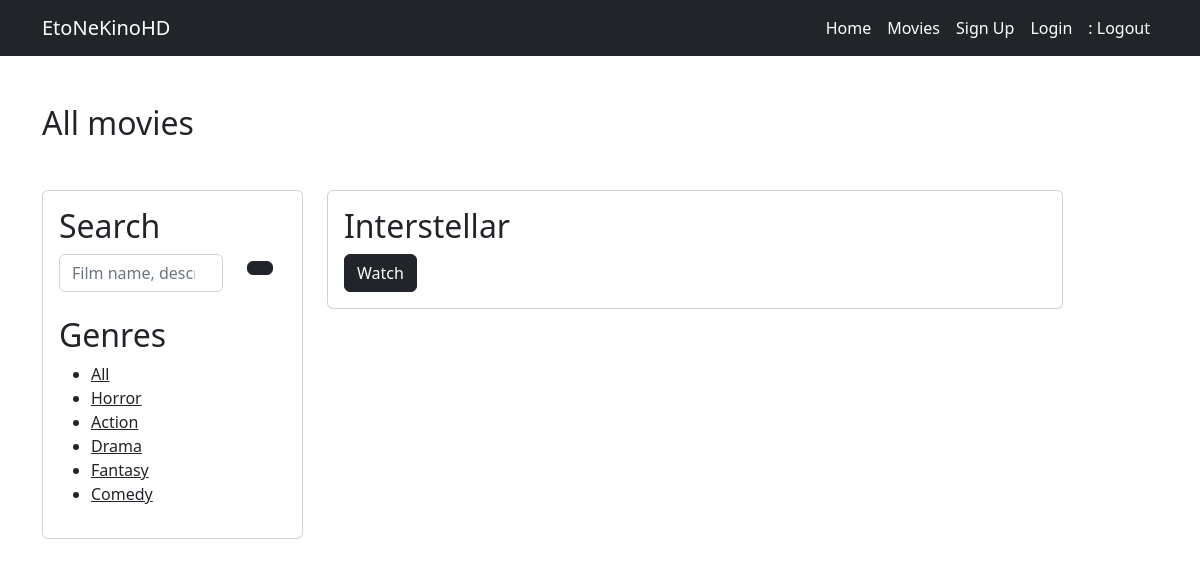
Screenshot of /movies/all/filter/fantasy/ with the database file from the repository.
### kinoApp/models.py (models this page shows, shortened)
class Genre(models.Model):
    genreName = models.CharField("Genre name", max_length=255)
    slug = models.SlugField(unique=True, blank=True, editable=False)

class Movie(models.Model):
    movieName = models.CharField("Movie name", max_length=255)
    genre = models.ForeignKey(Genre, on_delete= models.CASCADE, verbose_name="Genre")
    producer = models.CharField("Producer", max_length=255)
    cover = models.CharField("Link to cover", max_length=500)
    poster = models.CharField("Link to poster", max_length=500)
    year = models.IntegerField("Year")
    rating = models.FloatField("Rating")
    movieLink = models.CharField("Youtube movie link", max_length=500)
    description = models.TextField("Description")
    isTopTen = models.BooleanField("Is Top Ten", default=False, blank=True, null=True)
    isRecommended = models.BooleanField("Is Recommended", default=False, blank=True, null=True)

### kinoApp/views.py (the view)
# urls.py: path('movies/all/', views.allMovies, name='allMovies'),
def allMovies(request, slug=None):
    genre = None
    movies = Movie.objects.all()
    genres = Genre.objects.all()
    searchData = request.GET.get('search')
    if searchData:
        movies = Movie.objects.filter(Q(movieName__icontains=searchData) & Q(description__icontains=searchData))
    else:
        movies = Movie.objects.all()
    if slug:
        genre = get_object_or_404(Genre, slug=slug)
        movies = movies.filter(genre=genre)
    return render(request, 'user/all-movies.html', {
        'movies': movies,
        'genres': genres,
        'genre': genre
    })

### kinoApp/templates/user/all-movies.html (shortened to what this page needs)
{% extends '../base.html' %}
{% block content %}
<div class="top-ten">
    <div class="container">
        <h2 class="mt-5 mb-5">All movies</h2>
        <div class="row">
            <div class="col-md-3">
                <div class="card">
                    <div class="card-body">
                        <h2>Search</h2>
                        <form class="mb-4" action="{% url 'allMovies' %}">
                            <div class="row">
                                <div class="col-9">
                                    <input type="search" name="search" class="form-control" placeholder="Film name, description">
                                </div>
                                <div class="col-3">
                                    <button type="submit" class="btn btn-dark"></button>
                                </div>
                            </div>
                        </form>
                        <h2>Genres</h2>
                        <ul>
                            <li><a href="{% url 'allMovies' %}" class="text-dark">All</a></li>
                            {% for genre in genres %}
                            <li><a href="{% url 'filterMovies' slug=genre.slug %}" class="text-dark">{{ genre.genreName }}</a></li>
                            {% endfor %}
                        </ul>
                    </div>
                </div>
            </div>
            <div class="col-md-8">
                {% for movie in movies %}
                <div class="card mb-4">
                    <div class="card-body">
                        <h2>{{ movie.movieName }}</h2>
                        <a href="{% url 'movieDetail' pk=movie.pk %}" class="btn btn-dark">Watch</a>
                    </div>
                </div>
                {% endfor %}
            </div>
        </div>
    </div>
</div>
{% endblock %}

### rows the page displays
Genre: genreName "Horror"
Genre: genreName "Action"
Genre: genreName "Drama"
Genre: genreName "Fantasy"
Genre: genreName "Comedy"
Movie: movieName "Interstellar"
